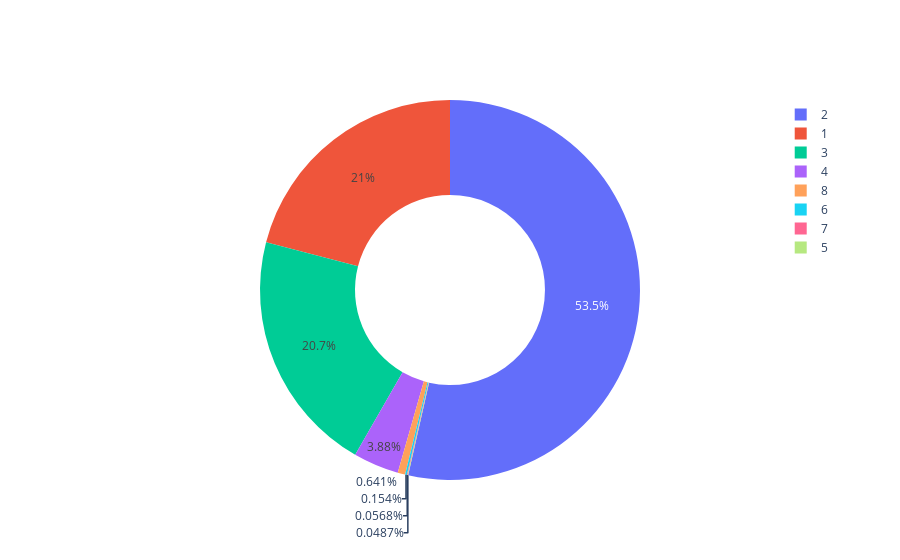

Notebook code for this chart:
### Code cell
fig = go.Figure()
pull = [0]*len(table)
fig.add_trace(go.Pie(values=table['operatingsystems'].value_counts(), labels=table['operatingsystems'].value_counts().index, pull=pull, hole=0.5))
fig.show()

### Figure 1 — Plotly figure (JSON) as saved in the notebook; plotly's stock layout.template omitted (floating-point values rounded to 4 significant figures; data arrays with more than 128 entries replaced by an {"elided": "..."} marker saying what was removed)
{"data": [{"hole": 0.5, "labels": [2, 1, 3, 4, 8, 6, 7, 5], "pull": {"elided": "12330 int values"}, "type": "pie", "values": [6601, 2585, 2555, 478, 79, 19, 7, 6]}], "layout": {}}
